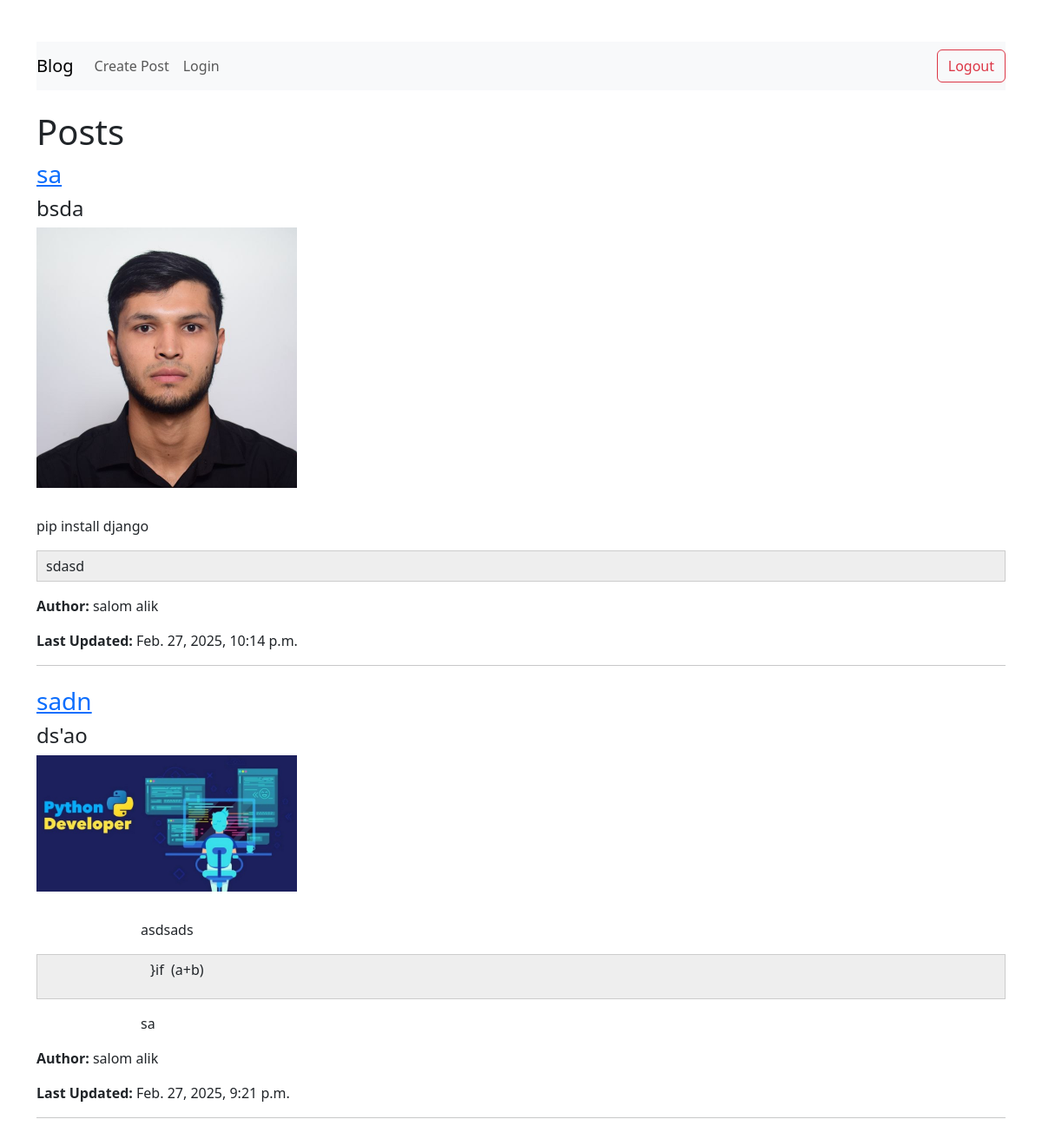
Before: / with the older database file.
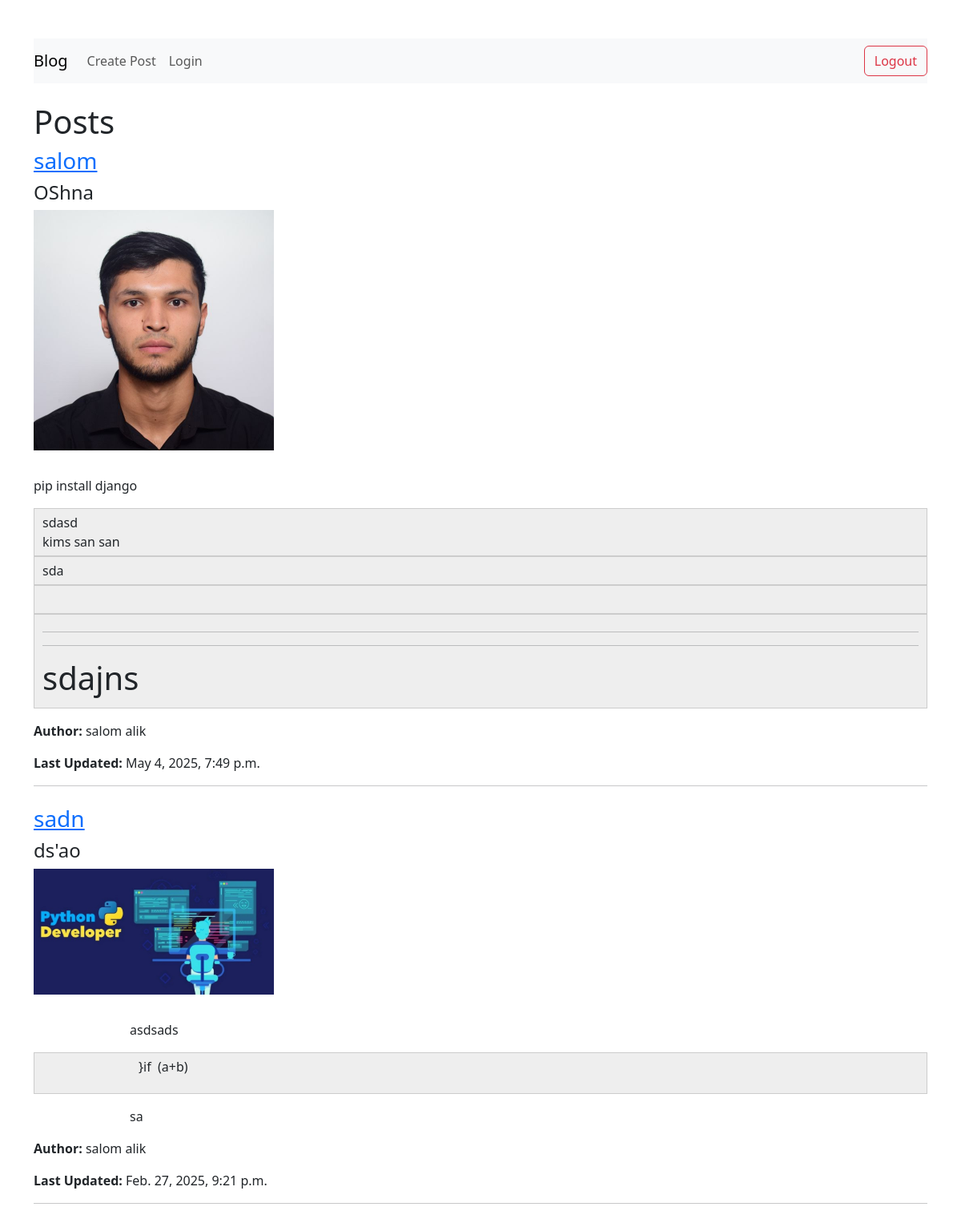
After: the same page with the newer database file.
### posts/models.py (models this page shows, shortened)
class Post(models.Model):
    title = models.CharField(max_length=100)
    subtitle = models.CharField(max_length=100)
    image = models.ImageField(upload_to='posts/')
    content = RichTextField()
    author = models.ForeignKey(User, on_delete=models.CASCADE)
    created_at = models.DateTimeField(auto_now_add=True)
    updated_at = models.DateTimeField(auto_now=True)

### account/models.py (models this page shows, shortened)
class CustomUser(AbstractUser):
    email = models.EmailField(unique = True)
    username = None
    first_name = models.CharField(max_length = 100)
    last_name = models.CharField(max_length = 100)
    age = models.PositiveIntegerField(null = True, blank = True)
    created_at = models.DateTimeField(default = timezone.now)
    groups = models.ManyToManyField(Group, related_name="customuser_groups", blank=True)
    user_permissions = models.ManyToManyField(
        Permission, related_name="customuser_permissions", blank=True
    )
    objects = CustomUserManager()
    USERNAME_FIELD = 'email'
    REQUIRED_FIELDS = ['first_name', 'last_name']
    @property
    def full_name(self):
        return f"{self.first_name} {self.last_name}"

### posts/views.py (the view)
# urls.py: path('', PostListView.as_view(), name='home'),
class PostListView(ListView):
    model = Post
    template_name = "posts/index.html"
    context_object_name = "posts"
    ordering = ["-created_at"]

### posts/templates/posts/index.html (shortened to what this page needs)
{% extends 'base.html' %}
{% load static %}
{% block content %}
<div class="container mt-5">
    <nav class="navbar navbar-expand-lg navbar-light bg-light mb-4">
        <a class="navbar-brand" href="{% url 'home' %}">Blog</a>
        <div class="navbar-nav">
            <a class="nav-item nav-link" href="{% url 'post_create' %}">Create Post</a>
            <a class="nav-item nav-link" href="{% url 'login' %}">Login</a>
        </div>
        <form action="{% url 'logout' %}" method="post" class="d-flex ms-auto">
            <button type="submit" class="btn btn-outline-danger">Logout</button>
        </form>
    </nav>
    <h1>Posts</h1>
    <ul class="list-unstyled">
        {% for post in posts %}
        <li class="mb-4">
            <h3><a href="{% url 'post_detail' post.id %}">{{ post.title }}</a></h3>
            <h4>{{ post.subtitle }}</h4>
            {% if post.image %}
                <img src="{{ post.image.url }}" alt="{{ post.title | upper }}" class="img-fluid mb-3" style="max-width: 300px;">
            {% endif %}
            <p>{{ post.content|safe }}</p>
            <p><strong>Author:</strong> {{ post.author.full_name }}</p>
            <p><strong>Last Updated:</strong> {{ post.updated_at }}</p>
            <hr>
        </li>
        {% endfor %}
    </ul>
</div>
{% endblock content %}

### templates/base.html (shortened to what this page needs)
{% load static %}
<!DOCTYPE html>
<html lang="en">
<head>
    {% block extrahead %}
    <link href="https://cdn.jsdelivr.net/npm/bootstrap@5.3.3/dist/css/bootstrap.min.css" rel="stylesheet">
    {% endblock %}
</head>
<body>
    {% block content %}
    {% endblock content %}
</body>
</html>

Changed rows visible on the page:
changed Post: title "sa" → "salom"; subtitle "bsda" → "OShna"; content "pip install django sdasd" → "pip install django sdasd kims san san sda sdajns"; updated_at "Feb. 27, 2025, 10:14 p.m." → "May 4, 2025, 7:49 p.m."
